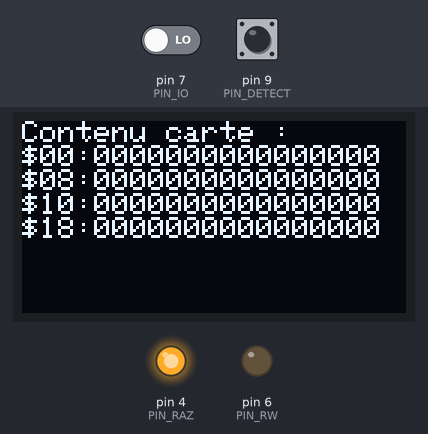
The sketch below on a simulated Arduino Uno, built with avr-gcc and run on an emulated ATmega328P. On the bench: 128×64 one-colour display, output pins drawn as LEDs (lit = HIGH). The inputs (shaded band) are chosen by the test bench; at power-on: pin 9 (PIN_DETECT) HIGH, pin 7 (PIN_IO) LOW. Pins used as bus, display or sensor lines are not drawn; what the sketch prints to the serial monitor is not drawn.

Above: at 1.2 s.
1.3 s: pin 9 (PIN_DETECT) pulled LOW for 0.15 s
At 1.5 s:
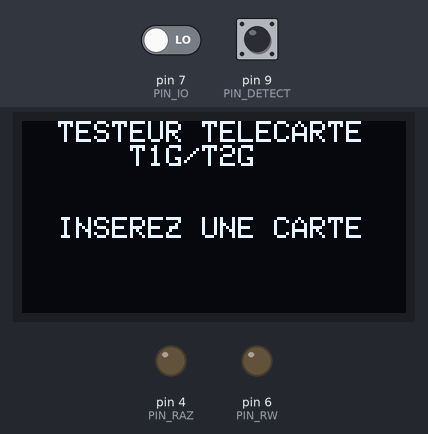
3.1 s: pin 9 (PIN_DETECT) pulled LOW for 3.2 s
At 7.7 s:
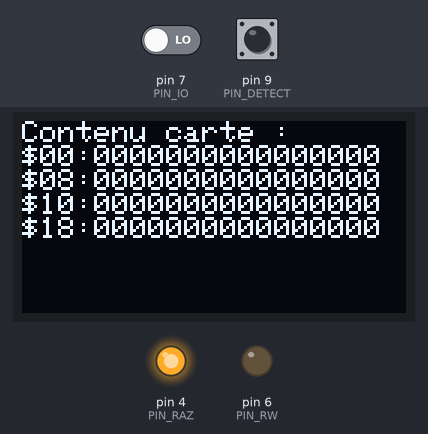
Timing chart, 0 to 9.2 s (numbered marks = the images above; inputs shaded):
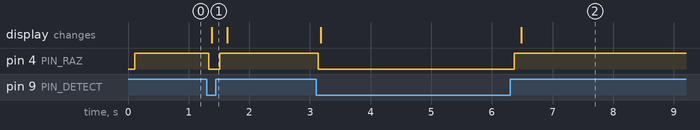

The sketch:

20260912_Telepuce_v1.ino
```cpp
/*
* ============================================================
*  TESTEUR DE TÉLÉCARTES T1G / T2G
*  Arduino Nano
*  Connecteur FIC2
*  Arduino Uno + OLED I2C
* ============================================================
*/

/* Cablage
Contacts puce numérotés ISO
1 \     / 5
2 --\ /-- 6
3 --/ \-- 7
4 /     \ 8

Cnx puce     Breadboard        Arduino
    1          Rail +                      fil rouges
    2        b22  e22           D2         fils blancs
    3        b19  e19           D3         fils jaunes
    4        b14  e14           D4         fils noirs

    5          Rail -
    6          Rail +
    7         b25  e25          D7           fils verts
    8       Non utilisé

DETECT1       b16  e16          D9           fils bleus
DETECT2        Rail -
*/

#include <Adafruit_SSD1306.h>
#include "SSD1306AsciiAvrI2c.h"

#define I2C_ADDRESS 0x3C
SSD1306AsciiAvrI2c oled;

#define USE_SERIAL

byte data[64];
int total_units;

// ========== Configuration Arduino ==========
#define PIN_CLK 3
#define PIN_RAZ 4
#define PIN_RW 6
#define PIN_IO 7
#define PIN_DETECT 9

#define DELAY1 50
#define DELAY2 10

void setup() {
  pinMode(PIN_RW, OUTPUT);
  pinMode(PIN_CLK, OUTPUT);
  pinMode(PIN_RAZ, OUTPUT);
  pinMode(PIN_IO, INPUT);
  pinMode(PIN_DETECT, INPUT_PULLUP);

  oled.begin(&Adafruit128x64, I2C_ADDRESS);
  oled.setFont(Adafruit5x7);

#ifdef USE_SERIAL
  Serial.begin(9600);
  while (!Serial)
    ;
#endif
}

void loop() {
  waitCardIn();
  readCard();
  waitCardOut();
}

void waitCardIn() {
  digitalWrite(PIN_RW, LOW);
  digitalWrite(PIN_RAZ, LOW);
  digitalWrite(PIN_CLK, LOW);

  oled.clear();
  oled.set1X();
  oled.println("  TESTEUR TELECARTE  ");
  oled.println("      T1G/T2G");
  oled.println("");
  oled.println("");
  oled.println("  INSEREZ UNE CARTE");
  oled.println("");

  while (digitalRead(PIN_DETECT) == LOW) {
    delay(DELAY1);
  }
}

void waitCardOut() {
  while (digitalRead(PIN_DETECT) == HIGH) {
    delay(DELAY1);
  }
}

void readCard() {
  oled.clear();
  oled.println("    LECTURE CARTE  ");

  if (getContent()) {
    //analyzeContent();
  } else {
    oled.clear();
    oled.println("   ERREUR  LECTURE ");
  }
}
/*
void PrintHex0(byte b) {
  if (b < 0x10) Serial.print("0");
  Serial.print(b, HEX);
}
*/
bool getContent() {
  int i;
  byte b, j, sum;
  byte *ptr;

  for (i = 0; i < 64; i++)
    data[i] = 0;

  digitalWrite(PIN_CLK, 0);

  digitalWrite(PIN_RW, 0);  // Reset Counter
  digitalWrite(PIN_RAZ, 0);
  digitalWrite(PIN_CLK, 1);
  digitalWrite(PIN_CLK, 0);

  digitalWrite(PIN_RAZ, 1);  // Counter++

  for (i = 0; i < 512; i++) {
    data[i >> 3] |= digitalRead(PIN_IO) << (7 - (i & 7));
    digitalWrite(PIN_CLK, 1);
    digitalWrite(PIN_CLK, 0);
  }

  // Dump content
#ifdef USE_SERIAL
  Serial.println("");
  Serial.println("Contenu carte :");
#endif
  oled.clear();
  oled.println("Contenu carte :");

  ptr = data;
  do {
    for (j = 0; j < 4; j++) {
      b = ptr - &data[0];
#ifdef USE_SERIAL
      Serial.print("$");
      if (b < 0x10) Serial.print("0");
      Serial.print(b, HEX);
      Serial.print(":");
#endif
      oled.print("$");
      if (b < 0x10) oled.print("0");
      oled.print(b, HEX);
      oled.print(":");

      for (i = 0; i < 8; i++) {
        b = *ptr++;
#ifdef USE_SERIAL
        if (b < 0x10) Serial.print("0");
        Serial.print(b, HEX);
#endif
        if (b < 0x10) oled.print("0");
        oled.print(b, HEX);
      }
#ifdef USE_SERIAL
      Serial.println("");
#endif
      oled.println("");
    }
  } while ((data[0] == 0x81) && (ptr != &data[64]));

  return true;
}
```

Measured:
- after the input at 1.3 s, pin 4 (PIN_RAZ): HIGH → LOW at once, → HIGH 0.18 s later; the display: changes after 0.08 s (image 1)
- after the input at 3.1 s, pin 4 (PIN_RAZ): HIGH → LOW at once, → HIGH 3.2 s later; the display: first changes after 0.08 s (image 2 shows a later state)
